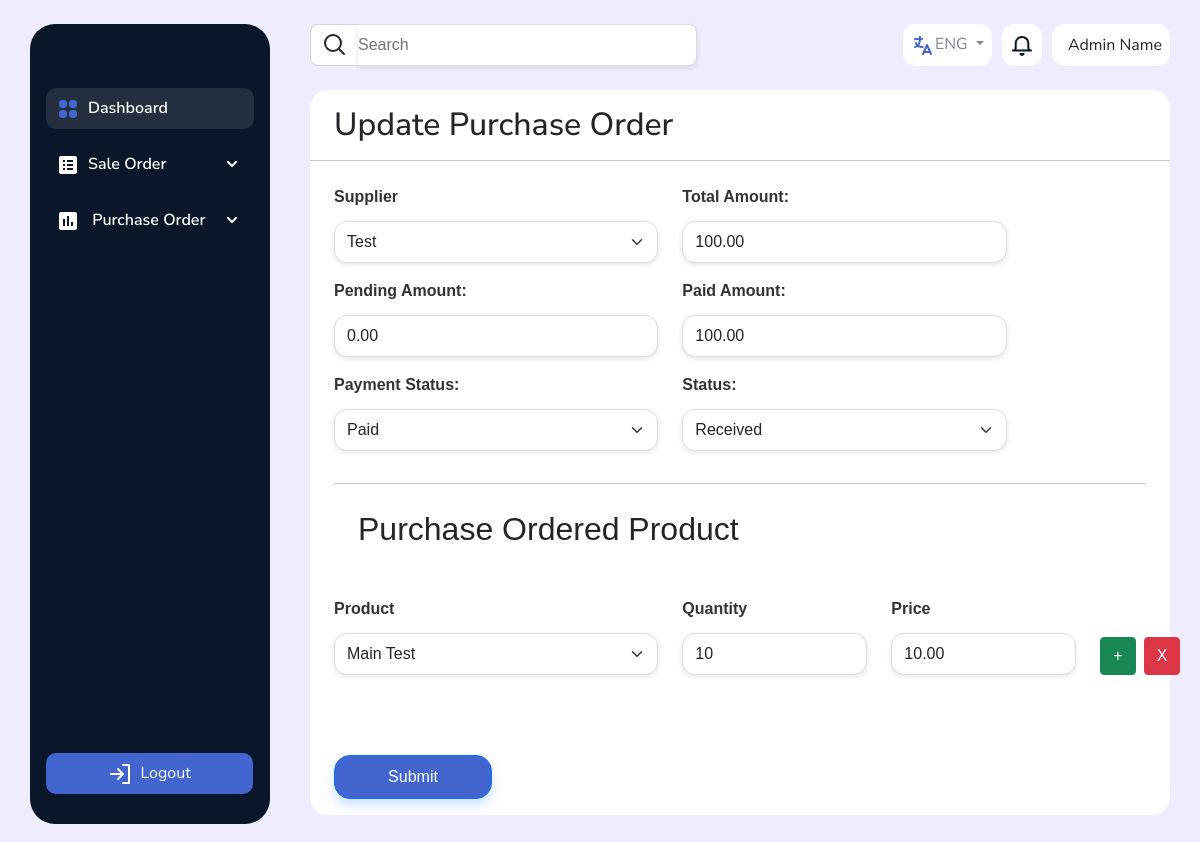
/purchase_order/7/, run on the app's committed database.
### core/models.py (models this page shows, shortened)
class PurchaseOrder(models.Model):
    supplier = models.ForeignKey('Supplier', on_delete=models.CASCADE)
    products = models.ManyToManyField('Product', through='PurchaseOrderProduct')
    order_date = models.DateField(auto_now_add=True)
    total_amount = models.DecimalField(max_digits=10, decimal_places=2, default=0)
    paid_amount = models.DecimalField(max_digits=10, decimal_places=2, default=0)
    pending_amount = models.DecimalField(max_digits=10, decimal_places=2, default=0)
    status = models.CharField(max_length=50, choices=[('Pending', 'Pending'), ('Received', 'Received')])
    payment_status = models.CharField(max_length=50, choices=[('PAID', 'PAID'), ('PARTIALLY PAID', 'PARTIALLY PAID')], null=True)

class PurchaseOrderProduct(models.Model):
    purchase_order = models.ForeignKey(PurchaseOrder, on_delete=models.CASCADE, related_name='purchase_order_products')
    product = models.ForeignKey(Product, on_delete=models.CASCADE)
    quantity = models.IntegerField()
    price = models.DecimalField(max_digits=10, decimal_places=2)
    def __str__(self):
        return f"{self.product.name} (x{self.quantity}) in Purchase Order #{self.purchase_order.id}"

class Product(models.Model):
    name = models.CharField(max_length=255)
    description = models.TextField()
    lot_number = models.CharField(max_length=50)
    stock_quantity = models.IntegerField(default=0)
    total_base_unit_quantity = models.IntegerField(default=0)
    on_backorder = models.BooleanField(default=False)

### core/views.py (the view)
# urls.py: path('purchase_order/<int:order_id>/', views.update_purchase_order, name='update_purchase_order'),
def update_purchase_order(request, order_id):
    purchase_order = get_object_or_404(PurchaseOrder, pk=order_id)
    order_products = purchase_order.purchase_order_products.all()
    print(f'order_products: {order_products}')
    ordered_product_ids = [order_product.product.id for order_product in order_products]
    suppliers = Supplier.objects.all()
    products = Product.objects.all()
    return render(request, 'updatePurchaseOrder.html', {'suppliers':suppliers, 'products': products, 'order':purchase_order, 'order_products': order_products, 'ordered_product_ids':ordered_product_ids})

### templates/updatePurchaseOrder.html (shortened to what this page needs)
{% extends 'base.html' %}
{% block content %}
  <div class="py-3" style="background-color: white; height: 100%; border-radius: 18px;">
    <h2 class="container-fluid">Update Purchase Order</h2>
    <hr />
    <form class="container-fluid mt-4" id="orderForm">
      <div class="row">
        <div class="col-md-5">
          <div class="mb-3">
            <label for="supplier" class="form-label pb-1">Supplier</label>
            <select class="form-select py-2" id="supplier" name="supplier" style="border-radius: 13px;">
              {% for supplier in suppliers %}
                <option value="{{ supplier.id }}" {% if order.customer.id == customer.id %}selected{% endif %}>{{ supplier.name }}</option>
              {% endfor %}
            </select>
          </div>
        </div>
        <div class="col-md-5">
          <div class="mb-3">
            <label for="purchase_total_amount" class="form-label pb-1">Total Amount:</label>
            <input type="number" class="form-control py-2" id="purchase_total_amount" value="{{order.total_amount}}" name="purchase_total_amount" placeholder="Total Amount" style="border-radius: 13px;" />
          </div>
        </div>
        <div class="col-md-5">
          <div class="mb-3">
            <label for="purchase_pending_amount" class="form-label pb-1">Pending Amount:</label>
            <input type="number" class="form-control py-2" id="purchase_pending_amount" value="{{order.pending_amount}}"  name="purchase_pending_amount" placeholder="Pending Amount" style="border-radius: 13px;" />
          </div>
        </div>
        <div class="col-md-5">
          <div class="mb-3">
            <label for="purchase_paid_amount" class="form-label pb-1">Paid Amount:</label>
            <input type="number" class="form-control py-2" id="purchase_paid_amount" value="{{order.paid_amount}}"  name="purchase_paid_amount" placeholder="Paid Amount" style="border-radius: 13px;" />
          </div>
        </div>
        <div class="col-md-5">
          <div class="mb-3">
            <label for="purchase_payment_status" class="form-label pb-1">Payment Status:</label>
            <select class="form-select py-2" id="purchase_payment_status" name="purchase_payment_status" style="border-radius: 13px;">
              <option value="PAID" {% if order.payment_status == 'PAID' %}selected{% endif %}>Paid</option>
            </select>
          </div>
        </div>
        <div class="col-md-5">
          <div class="mb-3">
            <label for="purchase_status" class="form-label pb-1">Status:</label>
            <select class="form-select py-2" id="purchase_status" name="purchase_status" style="border-radius: 13px;">
              <option value="Received" {% if order.status == 'Received' %}selected{% endif %}>Received</option>
            </select>
          </div>
        </div>
      </div>
      <hr />
      <h2 style="padding-top: 10px;" class="container-fluid">Purchase Ordered Product</h2>
      <div style="padding-top: 40px;">
        <div id="productFieldsContainer">
          {% for order_product in order_products %}
          <div class="row product-row">
            <div class="col-md-5">
              <label class="form-label pb-1">Product</label>
              <select class="form-select py-2" name="products[]" style="border-radius: 13px;">
                {% for product in products %}
                  <option value="{{ product.id }}" {% if product.id == order_product.product.id %}selected{% endif %}>{{ product.name }}</option>
                {% endfor %}
              </select>
            </div>
            <div class="col-md-3">
              <label class="form-label pb-1">Quantity</label>
              <input type="number" class="form-control py-2" name="quantity[]" placeholder="Quantity" value="{{ order_product.quantity }}" style="border-radius: 13px;" />
            </div>
            <div class="col-md-3">
              <label class="form-label pb-1">Price</label>
              <input type="number" class="form-control py-2" name="purchase_price[]" value="{{ order_product.price }}" placeholder="Price" style="border-radius: 13px;" />
            </div>
            <div class="col-md-1 d-flex align-items-end">
              <button type="button" id="addProductBtn" class="btn btn-success">+</button>
              <button type="button" class="btn btn-danger remove-row  ms-2">X</button>
            </div>
          </div>
          {% endfor %}
        </div>
      </div>
      <div class="button" style="padding-top: 5rem;">
        <input id="saveOrderBtn" class="btn btn-primary" type="button" value="Submit" style="width: 158px; height: 44px; border-radius: 16px; background-color: #4365D0; box-shadow: 0px 6px 12px 0px #3F8CFF43;" />
      </div>
    </form>
  </div>
{% endblock %}

### static/css/style.css (style rules this page uses)
body { background-color: #EEEDFF !important; font-family: 'Nunito Sans', sans-serif !important; }
form { font-family: Arial, sans-serif; }
label { font-weight: bold; color: #333; }
.form-control, .form-select { border: 1px solid #ddd; box-shadow: 0px 2px 5px rgba(0, 0, 0, 0.1); transition: all 0.3s ease; }

### data on the page
PurchaseOrder: purchase_total_amount "100.00", purchase_pending_amount "0.00", purchase_paid_amount "100.00", purchase_payment_status "Paid", purchase_status "Received"
PurchaseOrderProduct: product.name "Main Test", quantity "10", price "10.00"

### other printed values
form field supplier "Test"
